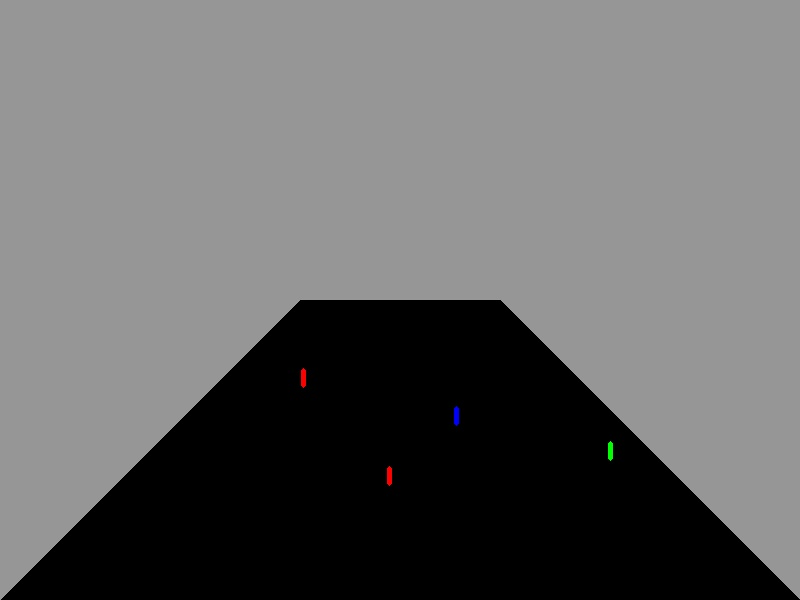
#> input picture Computer_Vision_for_Autonomous_Robot_Navigation/user_task/images/0iHW4V-mK9-ijO-aRbz5g.jpg, 800 x 600 px, given in place of KUepza-y3M-v1X-CJ0Zbs.jpg, which was not available
$ python draft_eval.py
#> lines starting #> are read from the running program, lines starting #| are printed output that depends on the picture; after the words box and inside, x2 and y2 are one past the last pixel; in counts of white or black regions, pixels touching at a corner belong together; pictures that were not available may be replaced by others from this repository, and a replacement may not be noted
import cv2
import os
import numpy as np
import math
import pandas as pd


# Фиксированные точки (можно изменить)
FIXED_POINT1 = (400, 600)  # (x, y)
FIXED_POINT2 = (400, 0)  # (x, y)


def apply_perspective_transform(image)-> np.ndarray:
    """
    Применяет перспективное преобразование к изображению,
    преобразуя трапециевидную область в прямоугольную.

    Параметры:
        image (np.ndarray): Исходное изображение (BGR или Grayscale).

    Возвращает:
        np.ndarray: Изображение после перспективного преобразования.
    """


    NEW_SIZE_X = 800
    NEW_SIZE_Y = 600

    pts2 = np.float32([[0,0],
                    [NEW_SIZE_X,0],
                    [0,NEW_SIZE_Y],
                    [NEW_SIZE_X,NEW_SIZE_Y]
                    ])     # координаты прошлых точек на новом изображении после трансформации


    trapezoid_points =  [[300, 300], [500, 300], [0, NEW_SIZE_Y], [NEW_SIZE_X, NEW_SIZE_Y]]
    pts1 = np.float32(trapezoid_points)

    # Получаем матрицу перспективного преобразования
    perspective_matrix = cv2.getPerspectiveTransform(pts1, pts2)

    # Применяем преобразование
    warped_image = cv2.warpPerspective(image, perspective_matrix, (NEW_SIZE_X, NEW_SIZE_Y))

    return warped_image


def calculate_angles(points_list):
    """
    Вычисляет углы для каждой точки относительно статичных точек

    Параметры:
        points_list: список точек в формате [((x, y), color), ...]

    Возвращает:
        Список углов в формате [["color", angle], ...]
    """


    angles = []

    for (point, color) in points_list:


        # Вычисляем угол между static_p1, p, static_p2
        v1 = (point[0] - FIXED_POINT1[0], point[1] - FIXED_POINT1[1])
        v2 = (FIXED_POINT2[0] - FIXED_POINT1[0], FIXED_POINT2[1] - FIXED_POINT1[1])

        # Скалярное произведение
        dot_product = v1[0] * v2[0] + v1[1] * v2[1]

        # Модули векторов
        mod_v1 = math.sqrt(v1[0]**2 + v1[1]**2)
        mod_v2 = math.sqrt(v2[0]**2 + v2[1]**2)

        # Косинус угла
        cos_angle = dot_product / (mod_v1 * mod_v2)
        cos_angle = np.clip(cos_angle, -1.0, 1.0)

        # Угол в градусах
        angle = math.degrees(math.acos(cos_angle))

        # Эмпирическая поправка
        angle = int(angle - 2)

        # Определение знака угла
        if point[0] < 400:  # Точка в левой половине
            angle = -angle

        angles.append([color, angle])

    return angles


def extract_object_list(row):
    object_list = []
    for i in range(4):
        color = row[2+i*2]  # 2 4 6 8
        # print(color)
        angle = row[3+i*2]  # 3 5 7 9
        # print(angle)
        if color != "empty":
            angle = int(angle)
            object_list.append([color, angle])
        # print()

    return object_list


def create_color_masks(image):

    hsv = cv2.cvtColor(image, cv2.COLOR_BGR2HSV)

    # Определение диапазонов цветов в HSV
    # Красный (два диапазона из-за разрыва near 0°)
    lower_red1 = np.array([0, 100, 100])
    upper_red1 = np.array([10, 255, 255])
    lower_red2 = np.array([160, 100, 100])
    upper_red2 = np.array([180, 255, 255])

    # Зелёный
    lower_green = np.array([40, 50, 50])
    upper_green = np.array([80, 255, 255])

    # Синий
    lower_blue = np.array([90, 50, 50])
    upper_blue = np.array([130, 255, 255])

    # Создание масок
    mask_red1 = cv2.inRange(hsv, lower_red1, upper_red1)
    mask_red2 = cv2.inRange(hsv, lower_red2, upper_red2)
    mask_red = cv2.bitwise_or(mask_red1, mask_red2)

    mask_green = cv2.inRange(hsv, lower_green, upper_green)
    mask_blue = cv2.inRange(hsv, lower_blue, upper_blue)

    # Поиск контуров для каждого цвета
    color_masks = {
        "red": mask_red,
        "green": mask_green,
        "blue": mask_blue
    }


    return color_masks


def detect_color_rods(color_masks: dict, warped_image):
    """
    Обнаруживает цветные стержни и отмечает их нижние центральные точки

    Параметры:
        color_masks: словарь цветовых масок {'color_name': mask}
        image: изображение для рисования результатов

    Возвращает:
        Список точек в формате [(x, y, color)]
    """

    result = warped_image.copy()
    bottom_points = []

    for color_name, mask in color_masks.items():
        contours, _ = cv2.findContours(mask, cv2.RETR_TREE, cv2.CHAIN_APPROX_SIMPLE)

        for cnt in contours:
            area = cv2.contourArea(cnt)
            if area > 5:  # Фильтр по площади
                # Находим самую нижнюю точку контура
                bottom_y = max(pt[0][1] for pt in cnt)

                # Находим все точки с этой Y-координатой
                bottom_pts = [pt[0] for pt in cnt if pt[0][1] == bottom_y]

                # Вычисляем среднее значение X для этих точек
                if bottom_pts:
                    avg_x = int(np.mean([pt[0] for pt in bottom_pts]))
                    bottom_center = (avg_x, bottom_y)

                    # Сохраняем точку
                    bottom_points.append((bottom_center, color_name))

                    # Рисуем точку и линию до низа (для наглядности)
                    cv2.circle(result, bottom_center, 1, (44, 0, 255), -1)


                    # Подписываем цвет
                    cv2.putText(result, color_name, (bottom_center[0]-20, bottom_center[1]-10),
                               cv2.FONT_HERSHEY_SIMPLEX, 0.5, (255, 255, 255), 1)


    # Сортировка точек по X координате
    bottom_points.sort(key=lambda point: point[0][0])

    cv2.imshow("res", result)

    return bottom_points


def main():
    MAIN_DIR = "Computer_Vision_for_Autonomous_Robot_Navigation/user_task/"
    data = pd.read_csv(MAIN_DIR + "annotations.csv", sep=';')
#> (reads Computer_Vision_for_Autonomous_Robot_Navigation/user_task/annotations.csv from the repository)


    for row in data.itertuples():

        if row[1] == "images/wO7BHf-EsM-R7P-sqx4zn.jpg":
            print("----------")

        image = cv2.imread(MAIN_DIR + row[1])
#> image is the input picture: shape (600, 800, 3); mean B, G, R 103.2, 103.2, 103.2
        if image is None:
            print(f"Ошибка загрузки: {row[1]}")
            continue

        cv2.imshow("image", image)

        # правильный ответ
        true_obj_list = extract_object_list(row)
        print("True: ", true_obj_list)
        print()


        warped_image = apply_perspective_transform(image) # получаем перспективу
#> in apply_perspective_transform, `warped_image = cv2.warpPerspective(image, perspective_matrix, (NEW_SIZ..`:
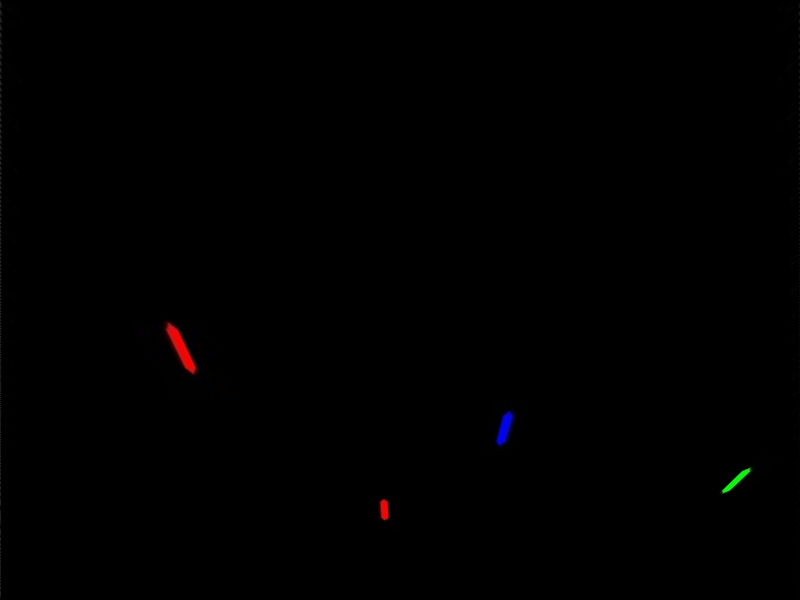
#> warped_image: shape (600, 800, 3); mean B, G, R 0.3, 0.2, 0.4

        color_masks = create_color_masks(warped_image)
#> in create_color_masks, `hsv = cv2.cvtColor(image, cv2.COLOR_BGR2HSV)`: hsv: shape (600, 800, 3); mean H, S, V 1.4, 4.7, 0.7
#> in create_color_masks, `mask_red1 = cv2.inRange(hsv, lower_red1, upper_red1)`:
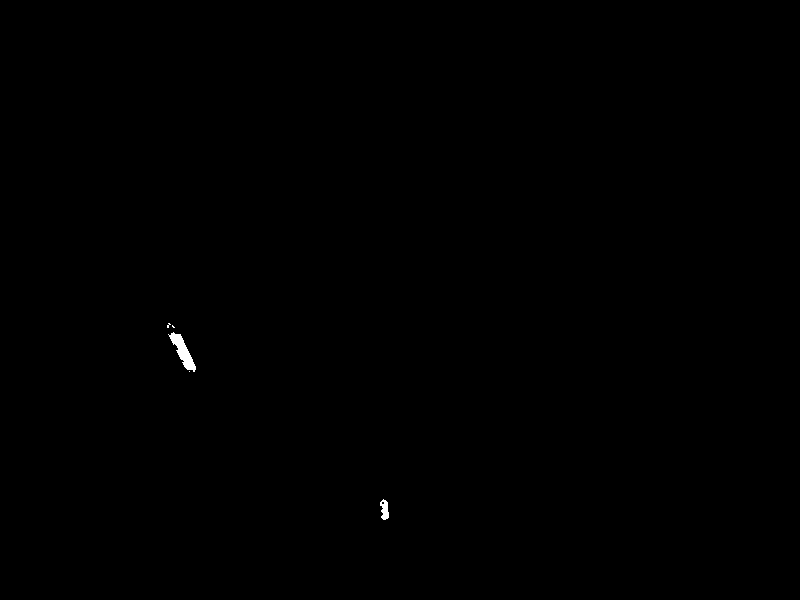
#> mask_red1: shape (600, 800); 0.12% white; 5 white regions (3 under 20 px), largest, box (x1, y1, x2, y2) and area: (168, 332, 196, 372) 417, (380, 499, 389, 520) 127
#> in create_color_masks, `mask_red2 = cv2.inRange(hsv, lower_red2, upper_red2)`:
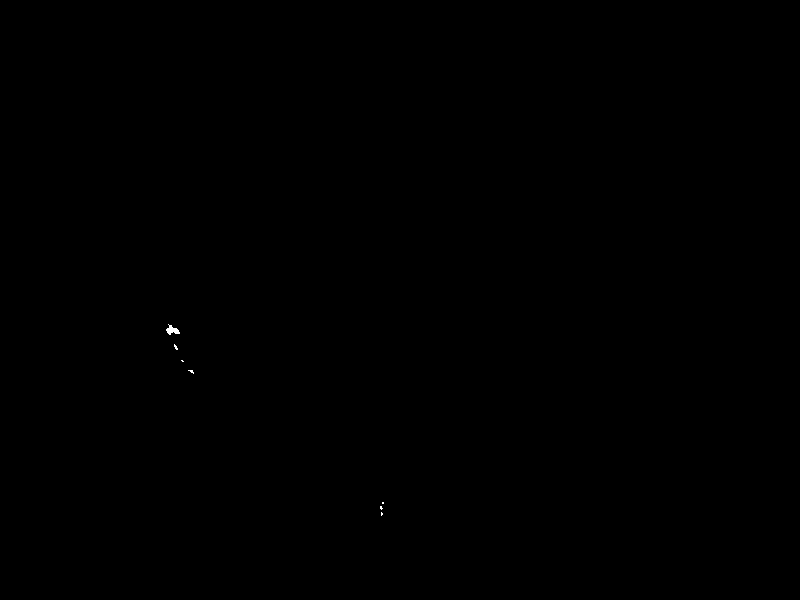
#> mask_red2: shape (600, 800); 0.03% white; 7 white regions (6 under 20 px), largest, box (x1, y1, x2, y2) and area: (166, 324, 180, 335) 80
#> in create_color_masks, `mask_red = cv2.bitwise_or(mask_red1, mask_red2)`: mask_red: shape (600, 800); 0.14% white; 2 white regions, box (x1, y1, x2, y2) and area: (166, 323, 196, 374) 542, (380, 499, 389, 520) 145
#> in create_color_masks, `mask_green = cv2.inRange(hsv, lower_green, upper_green)`: mask_green: shape (600, 800); 0.04% white; 1 white region, box (x1, y1, x2, y2) and area: (721, 467, 751, 494) 215
#> in create_color_masks, `mask_blue = cv2.inRange(hsv, lower_blue, upper_blue)`:
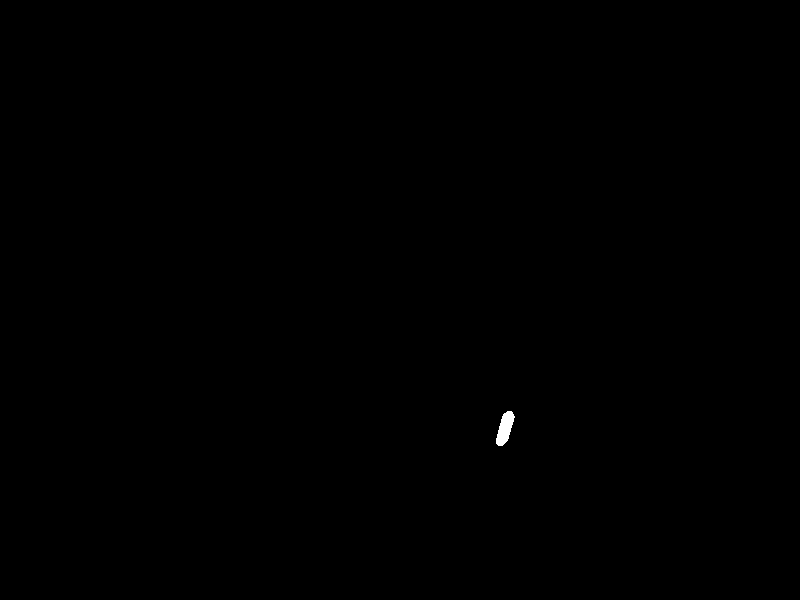
#> mask_blue: shape (600, 800); 0.08% white; 1 white region, box (x1, y1, x2, y2) and area: (496, 411, 515, 446) 398
#> color_masks = 3 items
        bottom_points = detect_color_rods(color_masks, warped_image)
#> the loop in detect_color_rods, `for color_name, mask in color_masks.items():` made 3 passes
#> color_name on passes 1 to 3: 'red', 'green', 'blue'
#> after the loop in detect_color_rods, `for color_name, mask in color_masks.items():`:
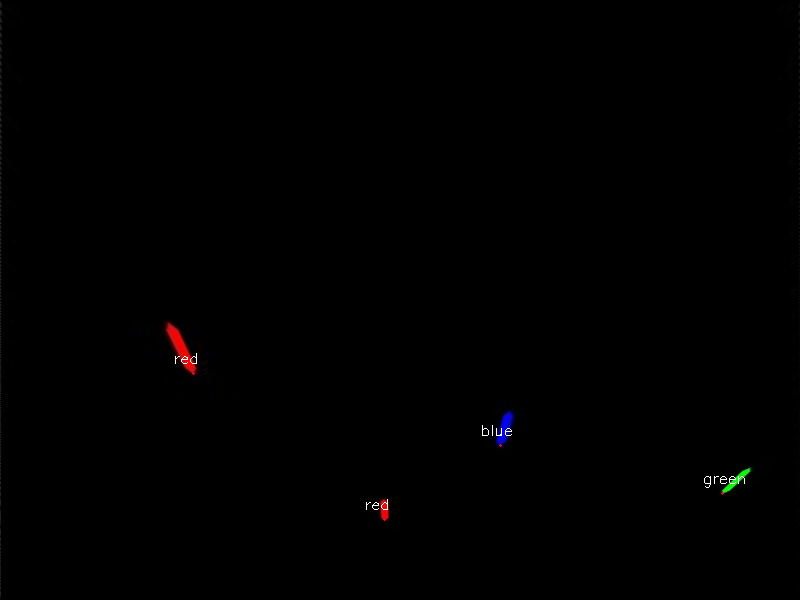
#> result: shape (600, 800, 3); 0.07% of pixels changed, all inside (x1, y1, x2, y2) = (175, 353, 745, 521)
#> after the loop in detect_color_rods, `for color_name, mask in color_masks.items():`: bottom_points = [((384, 519), 'red'), ((193, 373), 'red'), ((722, 493), 'green'), ((500, 445), 'blue')]
#> bottom_points = [((193, 373), 'red'), ((384, 519), 'red'), ((500, 445), 'blue'), ((722, 493), 'green')]


        angles = calculate_angles(bottom_points)
#> the loop in calculate_angles, `for (point, color) in points_list:` made 4 passes
#> (point, color, v1, dot_product, mod_v1, cos_angle, angle) on passes 1 to 4: ((193, 373), 'red', (-207, -227), 136200, 307.2, 0.739, -40), ((384, 519), 'red', (-16, -81), 48600, 82.57, 0.981, -9), ((500, 445), 'blue', (100, -155), 93000, 184.5, 0.84, 30), ((722, 493), 'green', (322, -107), 64200, 339.3, 0.315, 69)
#> after the loop in calculate_angles, `for (point, color) in points_list:`: angles = [['red', -40], ['red', -9], ['blue', 30], ['green', 69]]
        print(angles)
#| [['red', -40], ['red', -9], ['blue', 30], ['green', 69]]

        # Вывод результатов
        cv2.waitKey(0)
#> pass 2 of the loop in main, `for row in data.itertuples():`:
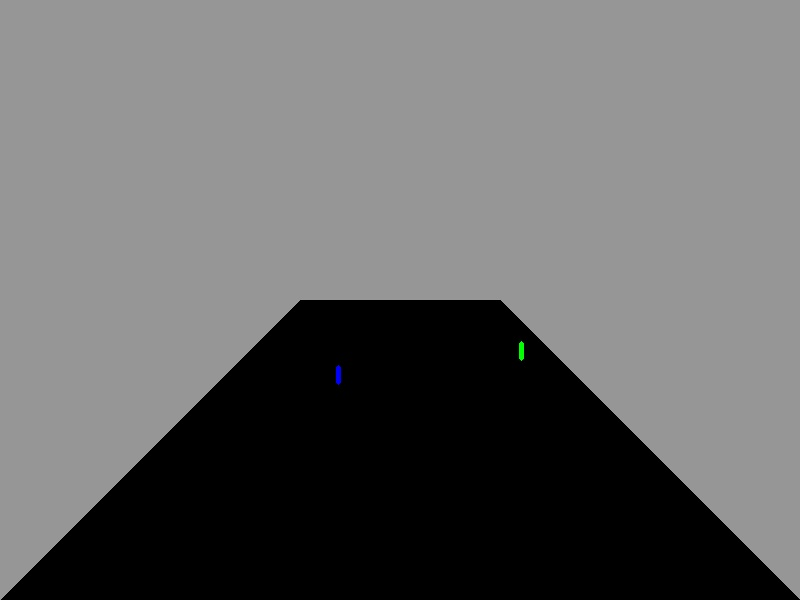
#> input picture Computer_Vision_for_Autonomous_Robot_Navigation/user_task/images/6UYuhE-eUQ-znY-YMnbvp.jpg, 800 x 600 px, given in place of Zgudf5-6kS-ZWC-rGn6vS.jpg, which was not available
#> in main, image is the input picture: shape (600, 800, 3); mean B, G, R 103.2, 103.2, 103.1
#> hsv: shape (600, 800, 3); mean H, S, V 1.7, 4.8, 0.8
#> mask_red1: shape (600, 800); every value is 0
#> in create_color_masks (call 2), `mask_green = cv2.inRange(hsv, lower_green, upper_green)`:
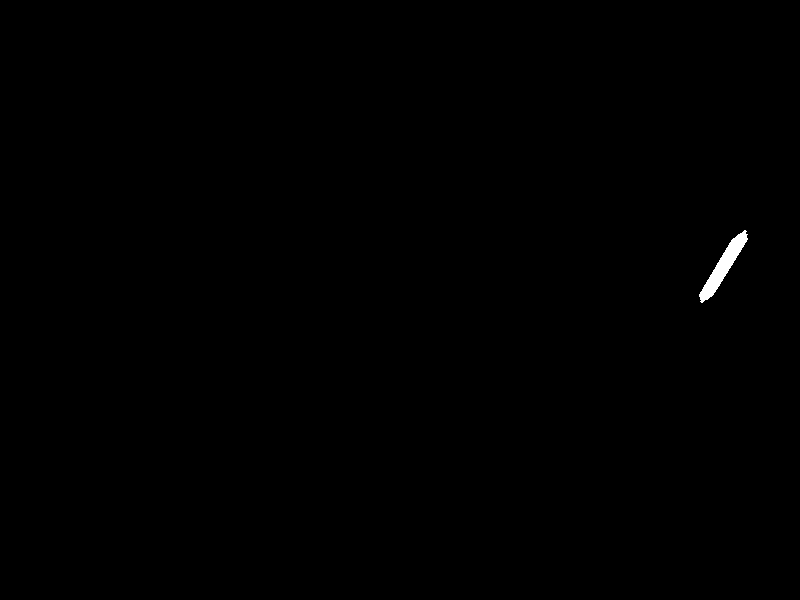
#> mask_green: shape (600, 800); 0.21% white; 1 white region, box (x1, y1, x2, y2) and area: (699, 230, 748, 303) 1007
#> mask_blue: shape (600, 800); 0.16% white; 1 white region, box (x1, y1, x2, y2) and area: (245, 313, 271, 368) 750
#> the loop in detect_color_rods (call 2), `for color_name, mask in color_masks.items():` made 3 passes
#> after the loop in detect_color_rods (call 2), `for color_name, mask in color_masks.items():`:
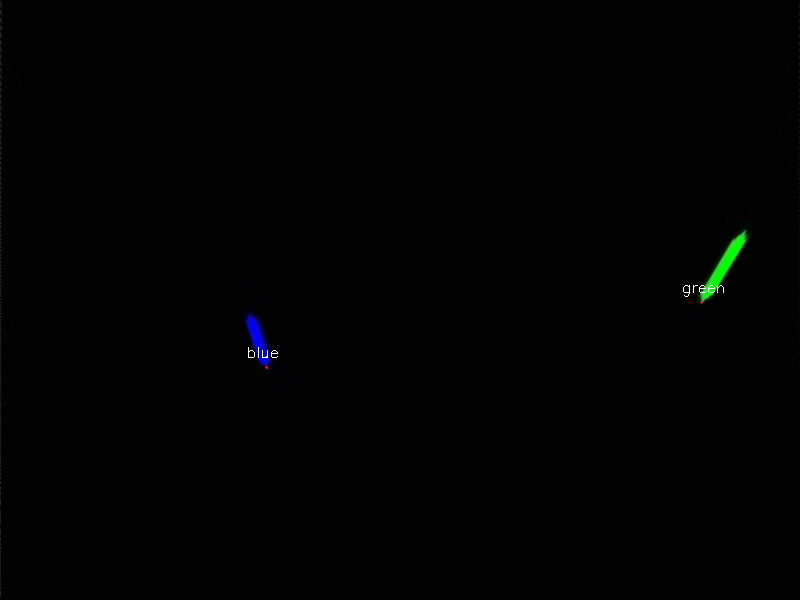
#> result: shape (600, 800, 3); mean B, G, R 0.5, 0.6, 0.2
#> after the loop in detect_color_rods (call 2), `for color_name, mask in color_masks.items():`: bottom_points = [((701, 302), 'green'), ((266, 367), 'blue')]
#> in main, `bottom_points = detect_color_rods(color_masks, warped_image)`: bottom_points = [((266, 367), 'blue'), ((701, 302), 'green')]
#> the loop in calculate_angles (call 2), `for (point, color) in points_list:` made 2 passes
#> (point, color, v1, v2, dot_product, mod_v1, mod_v2, cos_angle) on passes 1 to 2: ((266, 367), 'blue', (-134, -233), (0, -600), 139800, 268.8, 600, 0.867), ((701, 302), 'green', (301, -298), (0, -600), 178800, 423.6, 600, 0.704)
#> in main, `angles = calculate_angles(bottom_points)`: angles = [['blue', -27], ['green', 43]]
#| [['blue', -27], ['green', 43]]


if __name__ == "__main__":
   main()


# True :  [['red', -14], ['green', 47]]
# User :  [['red', -13], ['green', 56]]
